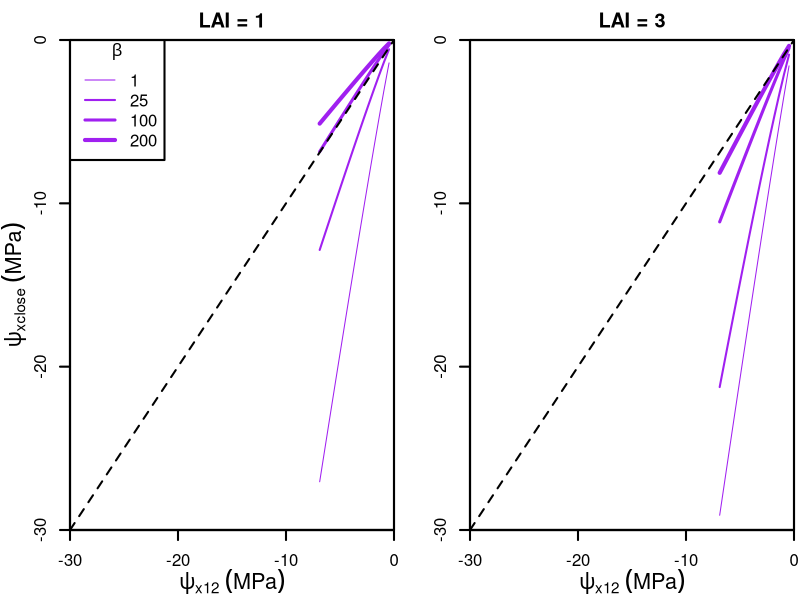

Source code (R):

# Data
dataDVSI <-   read.csv("Results/SI-DV.csv")

# Figures
Cols <- c("purple", "orange", "darkgreen")
windows(16, 6)
par(mgp=c(2.2, 1, 0), xaxs="i", yaxs="i", lwd=2, mar=c(3.5, 3.5, 2, 0.3), mfrow=c(1, 2))
# LAI = 1
plot(0, 0, type="n",
     xaxt="n", yaxt="n", xlab=NA, ylab=NA, main = "LAI = 1",
     xlim=c(-30, 0), ylim=c(-30, 0), cex.lab=1.3)

points(subset(dataDVSI, LAI==1 & h3==1, select=c("P12", "pxmin")), type="l", col=Cols[1], lwd = 1)
points(subset(dataDVSI, LAI==1 & h3==25, select=c("P12", "pxmin")), type="l", col=Cols[1], lwd = 2)
points(subset(dataDVSI, LAI==1 & h3==100, select=c("P12", "pxmin")), type="l", col=Cols[1], lwd = 3)
points(subset(dataDVSI, LAI==1 & h3==200, select=c("P12", "pxmin")), type="l", col=Cols[1], lwd = 4)

axis(1, xlim=c(-30, 0), pos=-30, lwd=2, at=c(-30, -20, -10, 0))
mtext(expression(psi[x12]~(MPa)), side=1, line=2.4, cex=1.3)
axis(2, ylim=c(-30, 0), pos=-30, lwd=2, at=c(-30, -20, -10, 0))
mtext(expression(psi[xclose]~(MPa)), side=2, line=2, cex=1.3)
abline(a=0, b=1, lty = 2)
legend("topleft", title=expression(beta), as.character(c(1, 25, 100, 200)), lty=1, col=Cols[1], lwd=1:4)
box()

# LAI = 3
plot(0, 0, type="n",
     xaxt="n", yaxt="n", xlab=NA, ylab=NA, main = "LAI = 3",
     xlim=c(-30, 0), ylim=c(-30, 0), cex.lab=1.3)

points(subset(dataDVSI, LAI==3 & h3==1, select=c("P12", "pxmin")), type="l", col=Cols[1], lwd = 1)
points(subset(dataDVSI, LAI==3 & h3==25, select=c("P12", "pxmin")), type="l", col=Cols[1], lwd = 2)
points(subset(dataDVSI, LAI==3 & h3==100, select=c("P12", "pxmin")), type="l", col=Cols[1], lwd = 3)
points(subset(dataDVSI, LAI==3 & h3==200, select=c("P12", "pxmin")), type="l", col=Cols[1], lwd = 4)

axis(1, xlim=c(-30, 0), pos=-30, lwd=2, at=c(-30, -20, -10, 0))
mtext(expression(psi[x12]~(MPa)), side=1, line=2.4, cex=1.3)
axis(2, ylim=c(-30, 0), pos=-30, lwd=2, at=c(-30, -20, -10, 0))
abline(a=0, b=1, lty = 2)
box()
